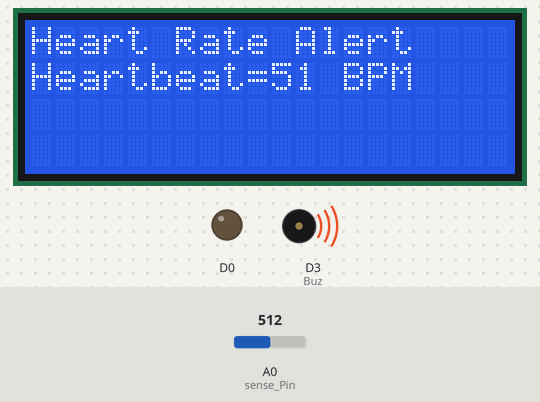
Bench run of a sketch on a simulated ESP8266 (NodeMCU). Shown: 20×4 character LCD, output pins drawn as LEDs (lit = HIGH), buzzer (waves = sounding, pin HIGH). Inputs (shaded band) come from the test bench; at power-on: A0 (sense_Pin) = 512. WiFi joins after 1.5 s; servers stay silent unless stated; what the sketch prints to the serial monitor is not drawn.

Above: at 18.3 s.

The sketch:

IoT_based_Heart_Attack_Alerting_System_.ino
```cpp
#include <ESP8266WiFi.h>  // Header File
#include <WiFiClient.h>   // Header File
#include <ThingSpeak.h>   // Header File

const char* ssid = "hotspot";           // WiFi Name
const char* password = "12345678";   // WiFi Password
WiFiClient client;
unsigned long myChannelNumber = 897946;           // Channel Number
const char * myWriteAPIKey = "UVKGVF2JTPO3ZNXX";  // Write API Key


int sense_Pin= A0;   // Heart Sensor input at Analog PIN A0
int value= 0;

int Buz=D3;

#include <Wire.h>
#include <LiquidCrystal_I2C.h>

LiquidCrystal_I2C lcd(0x27,20,4);  // set the LCD address to 0x27 for a 16 chars and 2 line display

void setup()
{
   Serial.begin(9600);    // Set Baud rate to 9600
   delay(500);
   // Connect to WiFi network
  Serial.println();
  Serial.println();
  Serial.print("Connecting to ");
  Serial.println(ssid);
  WiFi.begin(ssid, password);
  while (WiFi.status() != WL_CONNECTED)
  {
   delay(500);         // Some Delay
   Serial.print(".");
  }
  Serial.println("");
  delay(100);
  Serial.println("WiFi connected");
  delay(100);

   // Print the IP address
  Serial.println(WiFi.localIP());
  ThingSpeak.begin(client);

   delay(100);
   pinMode(D0,OUTPUT);
   pinMode(A0,INPUT);
   pinMode(Buz,OUTPUT);

  lcd.init();                      // initialize the lcd
  lcd.init();
  // Print a message to the LCD.
  lcd.backlight();
  digitalWrite(Buz,1);
}

void loop()
{

   value=analogRead(sense_Pin);
   value= value/10;
   Serial.println(value);
     delay(500);

   ThingSpeak.writeField(myChannelNumber, 1, value, myWriteAPIKey);
  delay(15000);                  // ThingSpeak will only accept updates every 15 seconds.

if (value>=85)
   {digitalWrite(Buz,0);}
else if(value<=85)
   {digitalWrite(Buz,1);}

  lcd.setCursor(0,0);   //C,R
  lcd.print("Heart Rate Alert");

  lcd.setCursor(0,1);
  lcd.print("Heartbeat=");
  lcd.print(value);
  lcd.print(" BPM");

}
```
